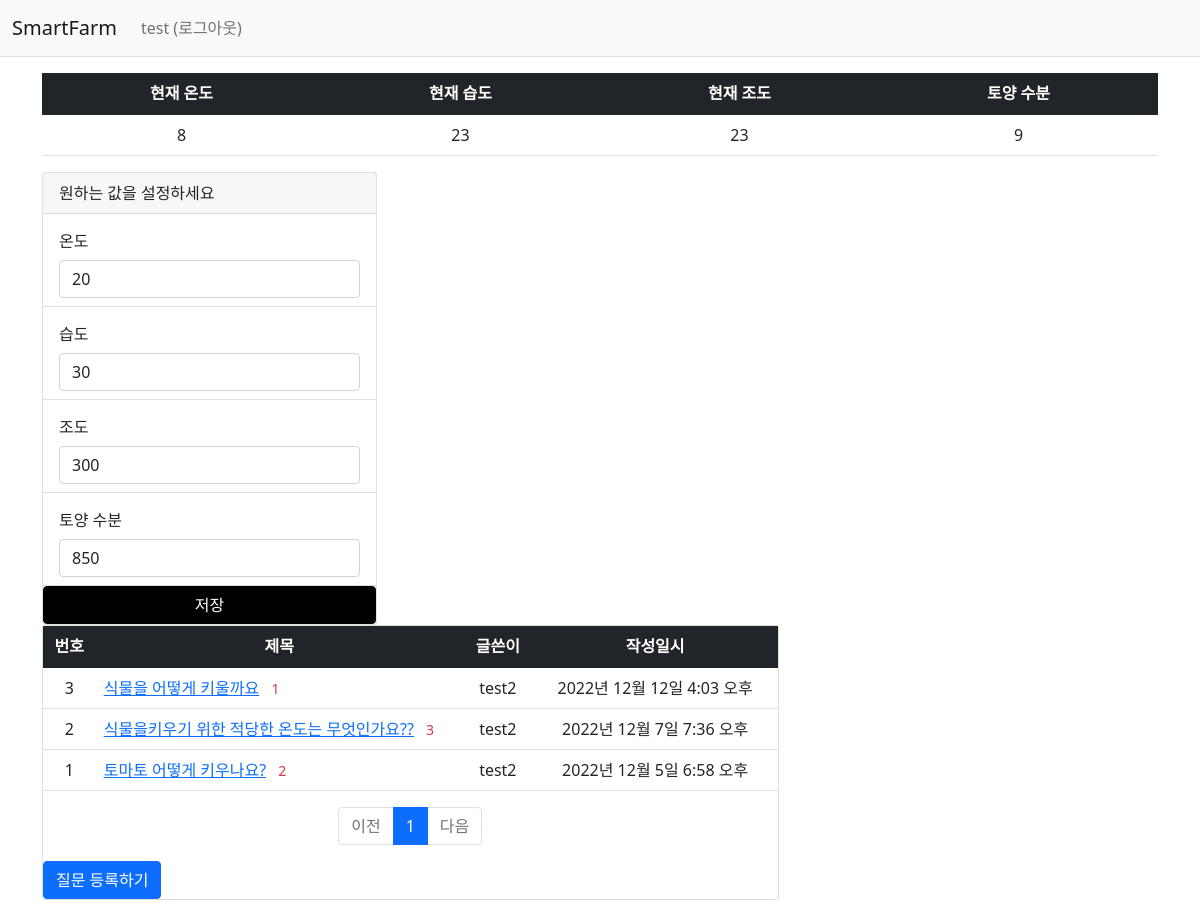
/farm/2/ (signed in), run on the app's committed database.
### common/models.py (models this page shows)
class CustomUser(AbstractUser):
    address = models.TextField()

### farm/models.py (models this page shows, shortened)
class Aduino(models.Model):
    useridx = models.IntegerField()
    author = models.ForeignKey(CustomUser, on_delete=models.CASCADE)
    devicer= models.IntegerField()
    temp = models.IntegerField()
    hum = models.IntegerField()
    illum = models.IntegerField()
    waterCycle= models.IntegerField()
    nowtemp = models.IntegerField()
    nowhum = models.IntegerField()
    nowillum = models.IntegerField()
    nowwaterCycle= models.IntegerField()

class Question(models.Model):
    author = models.ForeignKey(CustomUser, on_delete=models.CASCADE)
    subject = models.CharField(max_length=200)
    content = models.TextField()
    create_date = models.DateTimeField()

### farm/views.py (the view)
# urls.py: path('farm/<int:user_id>/', views.index, name='index'),
def index(request,user_id):
    aduino = get_object_or_404(Aduino, useridx=user_id)
    page = request.GET.get('page', '1')  # 페이지
    question_list = Question.objects.order_by('-create_date')
    paginator = Paginator(question_list, 10)  # 페이지당 10개씩 보여주기
    page_obj = paginator.get_page(page)
    context = {'aduino':aduino,'question_list': page_obj}
    return render(request, 'farm/dashboard.html', context)

### farm/templatetags/filter.py (called while the page is built)
@register.filter
def sub(value, arg):
    return value - arg

### templates/farm/dashboard.html (shortened to what this page needs)
{% extends 'base.html' %}
{% block content %}
{% if user.is_authenticated %}
{% load filter %}
  <div class="container my-3"  >
    <table class="table" id="here">
        <thead>
            <tr class="text-center table-dark">
                <th>현재 온도</th>
                <th >현재 습도</th>
                <th>현재 조도</th>
                <th>토양 수분</th>
            </tr>
        </thead>
        <tbody id="ajax">
        </tbody>
    </table>
    <div class="card" style="width: 30%; float:left; margin-right:50px;">
    <form method="post" action="{% url 'farm:aduino_insert' user.id %}">
        <div class="card-header" >원하는 값을 설정하세요</div>
        <ul class="list-group list-group-flush">
            <li class="list-group-item"><label for="temp" class="col-sm-6 col-form-label">온도 </label>
            <input type="text" class="form-control" name="temp" id="temp" value="{{ aduino.temp }}"
                   value="{{ form.temp.value|default_if_none:'' }}"></li>
            <li class="list-group-item"><label for="hum"class="col-sm-6 col-form-label">습도</label>
            <input type="text" class="form-control" name="hum" id="hum" value="{{ aduino.hum }}"
                          value="{{ form.hum.value|default_if_none:'' }}"></li>
            <li class="list-group-item"><label for="illum" class="col-sm-6 col-form-label">조도</label>
            <input type="text" class="form-control" name="illum" id="illum" value="{{ aduino.illum }}"
                                 value="{{ form.illum.value|default_if_none:'' }}"></li>
            <li class="list-group-item"><label for="waterCycle"class="col-sm-6 col-form-label">토양 수분</label>
            <input type="text" class="form-control" name="waterCycle" id="waterCycle"  value="{{ aduino.waterCycle }}"
                                        value="{{ form.waterCycle.value|default_if_none:'' }}"></li>
        <button type="submit" class="btn btn-primary" style="background-color:black; border-color:black;">저장</button>
      </ul>
  </form>
  </div>
<div class="card" style="width: 66%; float:left;">
  <form>
	<table class="table">
        <thead>
            <tr class="text-center table-dark">
                <th>번호</th>
                <th style="width:50%">제목</th>
                <th>글쓴이</th>
                <th>작성일시</th>
            </tr>
        </thead>
        <tbody>
        {% if question_list %}
        {% for question in question_list %}
        <tr class="text-center">
            <td>
                {{ question_list.paginator.count|sub:question_list.start_index|sub:forloop.counter0|add:1 }}
            </td>
            <td class="text-start">
                <a href="{% url 'farm:detail' question.id  %}">{{ question.subject }}</a>
                {% if question.answer_set.count > 0 %}
                <span class="text-danger small mx-2">{{ question.answer_set.count }}</span>
                {% endif %}
            </td>
            <td>{{ question.author.username }}</td>
            <td>{{ question.create_date }}</td>
        </tr>
        {% endfor %}
        {% else %}
        <tr>
            <td colspan="4">질문이 없습니다.</td>
        </tr>
        {% endif %}
        </tbody>
    </table>
      <ul class="pagination justify-content-center">
        {% if question_list.has_previous %}
        <li class="page-item">
            <a class="page-link" href="?page={{ question_list.previous_page_number }}">이전</a>
        </li>
        {% else %}
        <li class="page-item disabled">
            <a class="page-link" tabindex="-1" aria-disabled="true" href="#">이전</a>
        </li>
        {% endif %}
        {% for page_number in question_list.paginator.page_range %}
        {% if page_number >= question_list.number|add:-5 and page_number <= question_list.number|add:5 %}
        {% if page_number == question_list.number %}
        <li class="page-item active" aria-current="page">
            <a class="page-link" href="?page={{ page_number }}">{{ page_number }}</a>
        </li>
        {% else %}
        <li class="page-item">
            <a class="page-link" href="?page={{ page_number }}">{{ page_number }}</a>
        </li>
        {% endif %}
        {% endif %}
        {% endfor %}
        {% if question_list.has_next %}
        <li class="page-item">
            <a class="page-link" href="?page={{ question_list.next_page_number }}">다음</a>
        </li>
        {% else %}
        <li class="page-item disabled">
            <a class="page-link" tabindex="-1" aria-disabled="true" href="#">다음</a>
        </li>
        {% endif %}
    </ul>
    <a href="{% url 'farm:question_create' %}" class="btn btn-primary">질문 등록하기</a>
</form>
</div>
</div>
{% else %}
<head>
    <meta http-equiv="refresh" content="0; {% url 'common:login' %}">
</head>
{% endif %}
{%endblock%}

### templates/navbar.html (shortened to what this page needs)
<nav class="navbar navbar-expand-lg navbar-light bg-light border-bottom">
    <div class="container-fluid">
        {% if user.is_authenticated %}
        <a class="navbar-brand" href="{% url 'farm:index' user.id%}">SmartFarm</a>
        {% else %}
        <a class="navbar-brand" href="{% url 'common:login' %}">SmartFarm</a>
        {%endif%}
        <div class="collapse navbar-collapse" id="navbarSupportedContent">
            <ul class="navbar-nav me-auto mb-2 mb-lg-0">
                <li class="nav-item">
                    {% if user.is_authenticated %}
                    <a class="nav-link" href="{% url 'common:logout' %}">{{ user.username }} (로그아웃)</a>
                    {% else %}
                    <a class="nav-link" href="{% url 'common:login' %}">로그인</a>
                    {% endif %}
                </li>
            </ul>
        </div>
    </div>
</nav>

### data on the page
CustomUser: username "test"
Aduino: temp "20", hum "30", illum "300", waterCycle "850"
Question: paginator.count|sub "3", subject "식물을 어떻게 키울까요", answer_set.count "1", author.username "test2", create_date "2022년 12월 12일 4:03 오후"
Question: paginator.count|sub "2", subject "식물을키우기 위한 적당한 온도는 무엇인가요??", answer_set.count "3", author.username "test2", create_date "2022년 12월 7일 7:36 오후"
Question: paginator.count|sub "1", subject "토마토 어떻게 키우나요?", answer_set.count "2", author.username "test2", create_date "2022년 12월 5일 6:58 오후"

### other printed values
{{ page_number }} "1"
